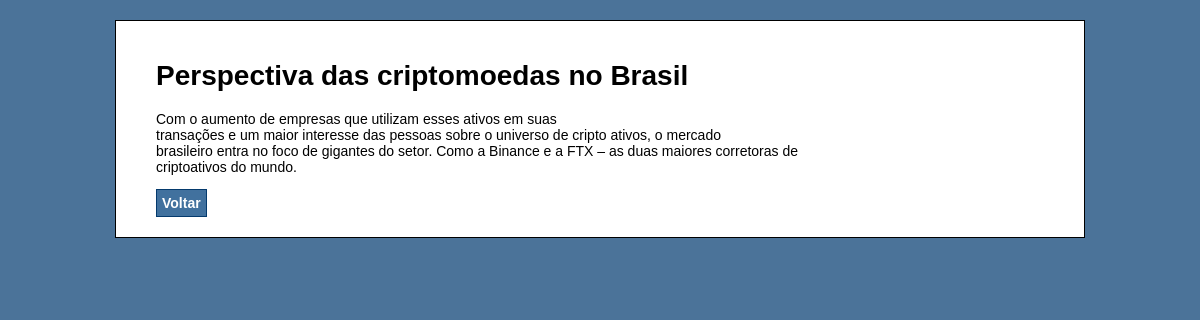
Page /artigo.php?id=3 on the committed database.
### tables this page shows
CREATE TABLE IF NOT EXISTS `artigos` (
  `id` int(11) NOT NULL AUTO_INCREMENT,
  `titulo` text NOT NULL,
  `conteudo` text NOT NULL,
  PRIMARY KEY (`id`)
);

### src/Artigo.php (called while the page is built, shortened)
<?php
class Artigo {
    private $mysql;
    public function __construct(mysqli $mysql)
    {
        $this -> mysql = $mysql;
    }
    public function encontrarPorId(string $id): array
        {
        $selecionaArtigo = $this -> mysql -> prepare("SELECT id, titulo, conteudo
         FROM artigos WHERE id = ?");
        $selecionaArtigo -> bind_param('s', $id);
        $selecionaArtigo -> execute();
        $artigo = $selecionaArtigo -> get_result()-> fetch_assoc();
        return $artigo;
        }
}
?>

### artigo.php (the view, shortened to what this page needs)
<?php
require 'config.php';
require 'src/Artigo.php';
$obj_artigo = new Artigo($mysql);
$artigo = $obj_artigo ->encontrarPorId($_GET['id']);
?>
<!DOCTYPE html>
<html lang="pt-br">
<head>
    <link rel="stylesheet" type="text/css" href="style.css">
</head>
<body>
    <div id="container">
        <h1>
            <?php echo $artigo ['titulo']; ?>
        </h1>
        <p>
            <?php echo nl2br($artigo['conteudo']); ?>
    </p>
        <div>
            <a class="botao botao-block" href="index.php">Voltar</a>
        </div>
    </div>
</body>
</html>

### style.css (style rules this page uses)
body { background-color: #4B7399; font-family: Verdana, Helvetica, Arial; font-size: 14px; }
#container { width: 75%; margin: 0 auto; background-color: #FFF; padding: 20px 40px; border: solid 1px black; margin-top: 20px; }
a { text-decoration: none; }
.botao { padding: 5px; background-color: rgb(65, 113, 158); color: #ffffff; font-weight: bold; border: solid 1px rgb(4, 58, 109); }
.botao-block { display: block; width: max-content; }

### rows in the picture
artigos: titulo "Perspectiva das criptomoedas no Brasil", conteudo "Com o aumento de empresas que utilizam esses ativos em suas transações e um maior interesse das pessoas sobre o universo de cripto ativos, o mercado brasileiro entra no foco de gigantes do setor. Como a Binance e a FTX – as duas maiores corretoras de criptoativos do mundo."
